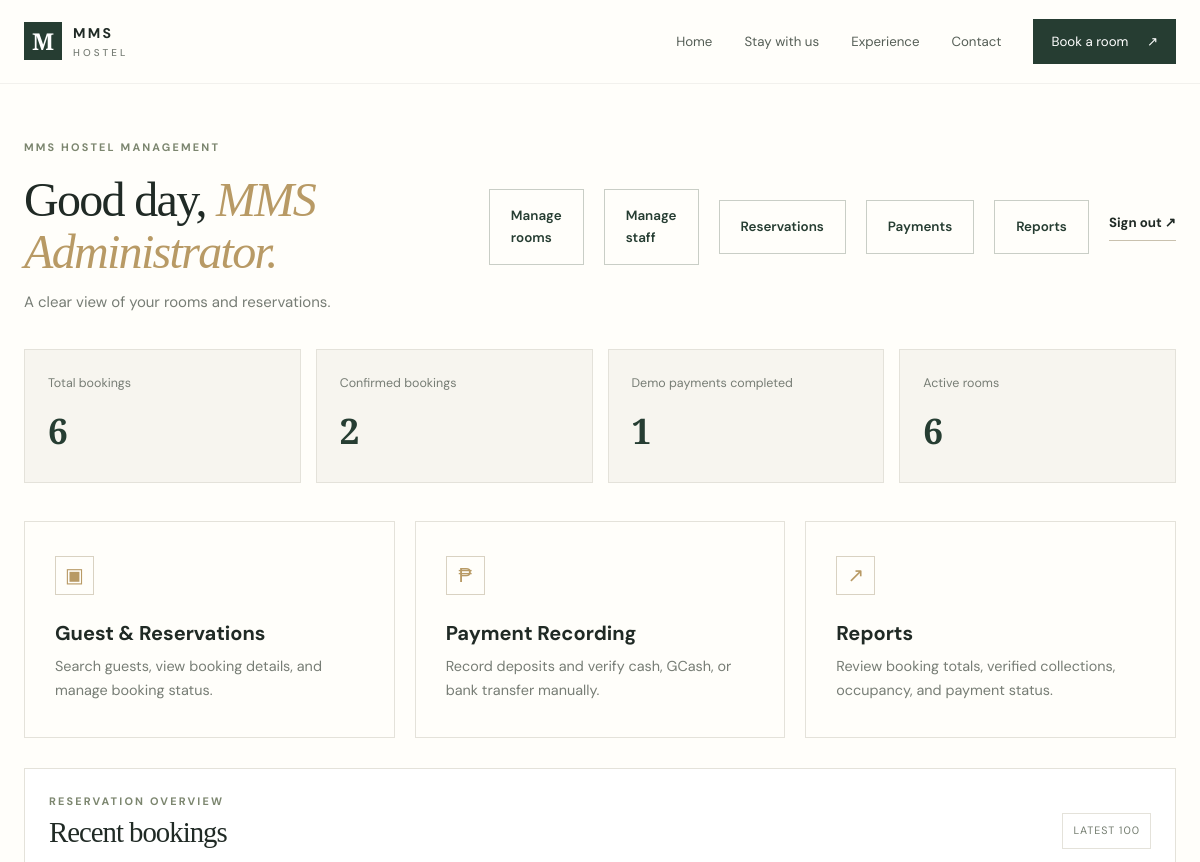
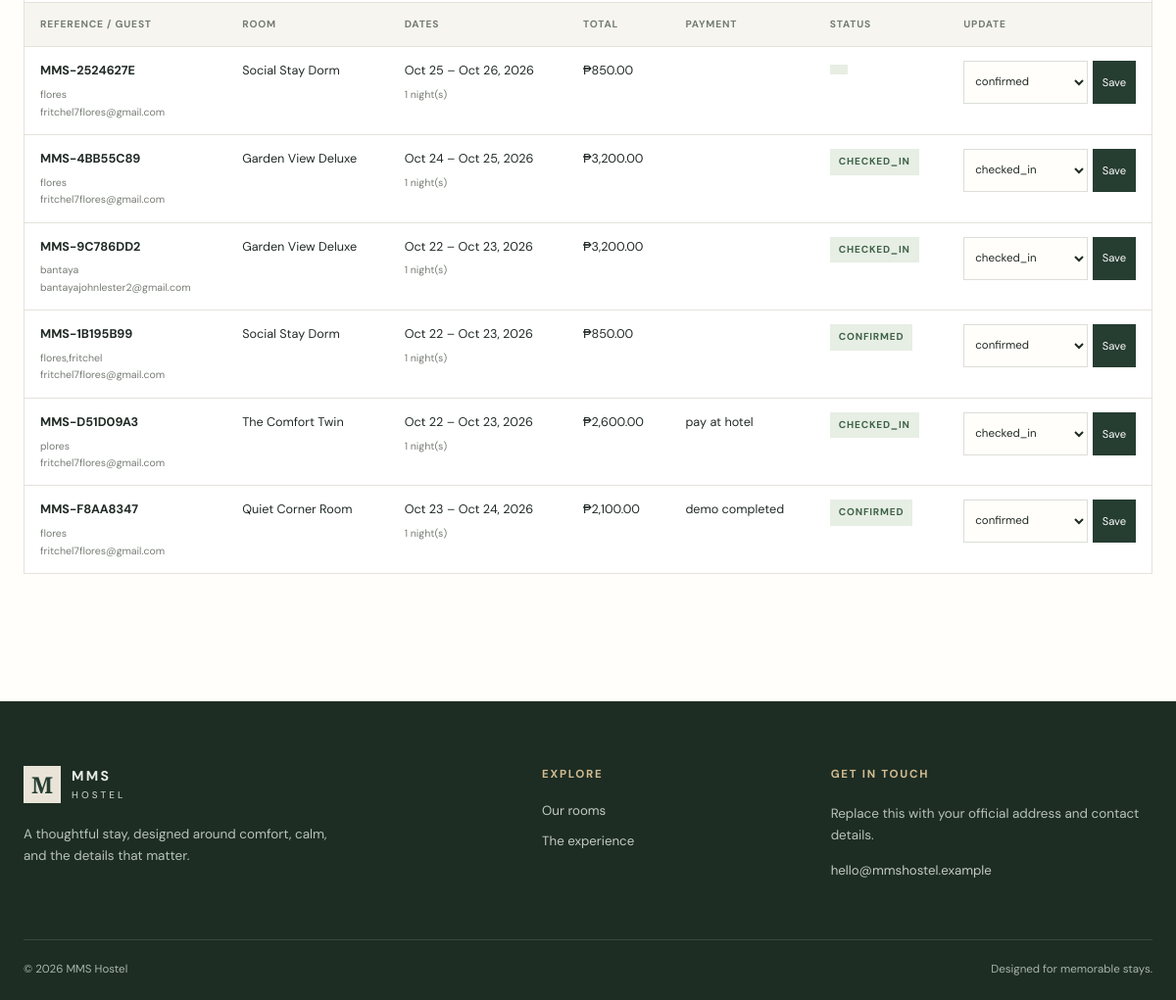
The page /admin/index.php (signed in) on the database its author committed (2 pictures, top to bottom).
### tables this page shows
CREATE TABLE `bookings` (
  `id` bigint(20) UNSIGNED NOT NULL,
  `booking_code` varchar(30) NOT NULL,
  `room_id` int(10) UNSIGNED NOT NULL,
  `guest_name` varchar(160) NOT NULL,
  `guest_email` varchar(190) NOT NULL,
  `guest_phone` varchar(50) DEFAULT NULL,
  `check_in` date NOT NULL,
  `check_out` date NOT NULL,
  `guests` tinyint(3) UNSIGNED NOT NULL,
  `nights` smallint(5) UNSIGNED NOT NULL,
  `total_amount` decimal(10,2) NOT NULL,
  `payment_method` enum('pay_at_hotel','online_demo') NOT NULL DEFAULT 'pay_at_hotel',
  `payment_status` enum('pay_at_hotel','pending_demo','demo_completed') NOT NULL DEFAULT 'pay_at_hotel',
  `status` enum('confirmed','checked_in','completed','cancelled') NOT NULL DEFAULT 'confirmed',
  `created_at` timestamp NOT NULL DEFAULT current_timestamp(),
  `payment_reference` varchar(120) DEFAULT NULL
);

CREATE TABLE `rooms` (
  `id` int(10) UNSIGNED NOT NULL,
  `name` varchar(160) NOT NULL,
  `room_type` enum('private','shared') NOT NULL DEFAULT 'private',
  `price_per_night` decimal(10,2) NOT NULL,
  `capacity` tinyint(3) UNSIGNED NOT NULL DEFAULT 2,
  `bed_info` varchar(160) NOT NULL DEFAULT '',
  `description` text NOT NULL,
  `amenities` varchar(500) NOT NULL DEFAULT '',
  `image_url` varchar(500) NOT NULL,
  `is_active` tinyint(1) NOT NULL DEFAULT 1,
  `featured` tinyint(1) NOT NULL DEFAULT 0,
  `created_at` timestamp NOT NULL DEFAULT current_timestamp()
);

### includes/functions.php (called while the page is built, shortened)
<?php
function e(?string $value): string {
    return htmlspecialchars((string)$value, ENT_QUOTES | ENT_SUBSTITUTE, 'UTF-8');
}
function money(float|string $amount): string {
    return '₱' . number_format((float)$amount, 2);
}

### admin/index.php (the view, shortened to what this page needs)
<?php
require_once __DIR__ . '/../includes/functions.php';
$pdo = db();
$counts = $pdo->query("
    SELECT
        COUNT(*) AS bookings,
        COALESCE(SUM(status = 'confirmed'), 0) AS confirmed,
        COALESCE(SUM(payment_status = 'demo_completed'), 0) AS demo_paid
    FROM bookings
")->fetch();
$bookings = $pdo->query("
    SELECT b.*, r.name AS room_name
    FROM bookings b
    JOIN rooms r ON r.id = b.room_id
    ORDER BY b.created_at DESC
    LIMIT 100
")->fetchAll();
include __DIR__ . '/../includes/header.php';
?>
<section class="admin-page container">
    <div class="admin-heading">
        <div>
            <p class="eyebrow">MMS HOSTEL MANAGEMENT</p>
            <h1>
                Good day,
                <em><?= e($_SESSION['admin_name'] ?? 'Admin') ?>.</em>
            </h1>
            <p class="muted">
                A clear view of your rooms and reservations.
            </p>
        </div>
        <div class="admin-actions">
            <a class="button button-outline"
               href="<?= BASE_URL ?>/admin/rooms.php">Manage rooms</a>
            <a class="button button-outline"
               href="<?= BASE_URL ?>/admin/staff.php">Manage staff</a>
            <a class="button button-outline"
               href="<?= BASE_URL ?>/admin/reservations.php">Reservations</a>
            <a class="button button-outline"
               href="<?= BASE_URL ?>/admin/payments.php">Payments</a>
            <a class="button button-outline"
               href="<?= BASE_URL ?>/admin/reports.php">Reports</a>
            <a class="text-link"
               href="<?= BASE_URL ?>/admin/logout.php">Sign out ↗</a>
        </div>
    </div>
    <div class="stats-grid">
        <div class="stat-card">
            <span>Total bookings</span>
            <strong><?= (int) $counts['bookings'] ?></strong>
        </div>
        <div class="stat-card">
            <span>Confirmed bookings</span>
            <strong><?= (int) $counts['confirmed'] ?></strong>
        </div>
        <div class="stat-card">
            <span>Demo payments completed</span>
            <strong><?= (int) $counts['demo_paid'] ?></strong>
        </div>
        <div class="stat-card">
            <span>Active rooms</span>
            <strong>
                <?= (int) $pdo->query(
                    "SELECT COUNT(*) FROM rooms WHERE is_active = 1"
                )->fetchColumn() ?>
            </strong>
        </div>
    </div>
    <div class="feature-grid admin-module-links"
         style="margin-bottom:30px">
        <a class="feature-card"
           href="<?= BASE_URL ?>/admin/reservations.php">
            <div class="feature-icon">▣</div>
            <h3>Guest &amp; Reservations</h3>
            <p>
                Search guests, view booking details, and manage booking status.
            </p>
        </a>
        <a class="feature-card"
           href="<?= BASE_URL ?>/admin/payments.php">
            <div class="feature-icon">₱</div>
            <h3>Payment Recording</h3>
            <p>
                Record deposits and verify cash, GCash, or bank transfer manually.
            </p>
        </a>
        <a class="feature-card"
           href="<?= BASE_URL ?>/admin/reports.php">
            <div class="feature-icon">↗</div>
            <h3>Reports</h3>
            <p>
                Review booking totals, verified collections, occupancy,
                and payment status.
            </p>
        </a>
    </div>
    <div class="admin-table-wrap">
        <div class="table-heading">
            <div>
                <p class="eyebrow">RESERVATION OVERVIEW</p>
                <h2>Recent bookings</h2>
            </div>
            <span class="results-tag">Latest 100</span>
        </div>
        <div class="table-scroll">
            <table>
                <thead>
                    <tr>
                        <th>Reference / Guest</th>
                        <th>Room</th>
                        <th>Dates</th>
                        <th>Total</th>
                        <th>Payment</th>
                        <th>Status</th>
                        <th>Update</th>
                    </tr>
                </thead>
                <tbody>
                    <?php foreach ($bookings as $b): ?>
                        <tr>
                            <td>
                                <strong><?= e($b['booking_code']) ?></strong>
                                <small>
                                    <?= e($b['guest_name']) ?><br>
                                    <?= e($b['guest_email']) ?>
                                </small>
                            </td>
                            <td><?= e($b['room_name']) ?></td>
                            <td>
                                <?= date('M j', strtotime($b['check_in'])) ?>
                                –
                                <?= date('M j, Y', strtotime($b['check_out'])) ?>
                                <small>
                                    <?= (int) $b['nights'] ?> night(s)
                                </small>
                            </td>
                            <td><?= money($b['total_amount']) ?></td>
                            <td>
                                <?= e(
                                    str_replace('_', ' ', $b['payment_status'])
                                ) ?>
                            </td>
                            <td>
                                <span class="status-pill">
                                    <?= e($b['status']) ?>
                                </span>
                            </td>
                            <td>
                                <form method="post" class="inline-status">
                                    <select name="status"
                                            aria-label="Booking status">
                                        <?php foreach (
                                            [
                                                'confirmed',
                                                'checked_in',
                                                'completed',
                                                'cancelled'
                                            ] as $s
                                        ): ?>
                                            <option
                                                value="<?= e($s) ?>"
                                                <?= $b['status'] === $s
                                                    ? 'selected'
                                                    : '' ?>
                                            >
                                                <?= e($s) ?>
                                            </option>
                                        <?php endforeach; ?>
                                    </select>
                                    <button type="submit" class="small-button">
                                        Save
                                    </button>
                                </form>
                            </td>
                        </tr>
                    <?php endforeach; ?>
                </tbody>
            </table>
        </div>
    </div>
</section>
<?php include __DIR__ . '/../includes/footer.php'; ?>

### includes/header.php (shortened to what this page needs)
<?php
require_once __DIR__ . '/functions.php';
?>
<!doctype html>
<html lang="en">
<head>
  <link rel="stylesheet" href="<?= BASE_URL ?>/assets/css/style.css">
</head>
<body>
<header class="site-header">
  <div class="container nav-wrap">
    <a class="brand" href="<?= BASE_URL ?>/index.php"><span class="brand-mark">M</span><span>MMS <em>HOSTEL</em></span></a>
    <nav class="main-nav">
      <a href="<?= BASE_URL ?>/index.php">Home</a>
      <a href="<?= BASE_URL ?>/rooms.php">Stay with us</a>
      <a href="<?= BASE_URL ?>/index.php#experience">Experience</a>
      <a href="<?= BASE_URL ?>/index.php#contact">Contact</a>
      <a class="nav-cta" href="<?= BASE_URL ?>/rooms.php">Book a room <span>↗</span></a>
    </nav>
  </div>
</header>
<main>

### includes/footer.php (shortened to what this page needs)
</main>
<footer class="site-footer" id="contact">
  <div class="container footer-grid">
    <div><a class="brand brand-light" href="<?= BASE_URL ?>/index.php"><span class="brand-mark">M</span><span>MMS <em>HOSTEL</em></span></a><p>A thoughtful stay, designed around comfort, calm, and the details that matter.</p></div>
    <div><h4>Explore</h4><a href="<?= BASE_URL ?>/rooms.php">Our rooms</a><a href="<?= BASE_URL ?>/index.php#experience">The experience</a></div>
    <div><h4>Get in touch</h4><p>Replace this with your official address and contact details.</p><a href="mailto:hello@mmshostel.example">hello@mmshostel.example</a></div>
  </div>
  <div class="container footer-bottom"><span>© <?= date('Y') ?> MMS Hostel</span><span>Designed for memorable stays.</span></div>
</footer>
</body>
</html>

### rows shown on the page
bookings: booking_code "MMS-2524627E", guest_name "flores", guest_email "fritchel7flores@gmail.com", room.name "Social Stay Dorm", check_in "Oct 25", check_out "Oct 26, 2026", nights "1", total_amount "₱850.00"
bookings: booking_code "MMS-4BB55C89", guest_name "flores", guest_email "fritchel7flores@gmail.com", room.name "Garden View Deluxe", check_in "Oct 24", check_out "Oct 25, 2026", nights "1", total_amount "₱3,200.00", status "CHECKED_IN"
bookings: booking_code "MMS-9C786DD2", guest_name "bantaya", guest_email "bantayajohnlester2@gmail.com", room.name "Garden View Deluxe", check_in "Oct 22", check_out "Oct 23, 2026", nights "1", total_amount "₱3,200.00", status "CHECKED_IN"
bookings: booking_code "MMS-1B195B99", guest_name "flores,fritchel", guest_email "fritchel7flores@gmail.com", room.name "Social Stay Dorm", check_in "Oct 22", check_out "Oct 23, 2026", nights "1", total_amount "₱850.00", status "CONFIRMED"
bookings: booking_code "MMS-D51D09A3", guest_name "plores", guest_email "fritchel7flores@gmail.com", room.name "The Comfort Twin", check_in "Oct 22", check_out "Oct 23, 2026", nights "1", total_amount "₱2,600.00", payment_status "pay at hotel", status "CHECKED_IN"
bookings: booking_code "MMS-F8AA8347", guest_name "flores", guest_email "fritchel7flores@gmail.com", room.name "Quiet Corner Room", check_in "Oct 23", check_out "Oct 24, 2026", nights "1", total_amount "₱2,100.00", payment_status "demo completed", status "CONFIRMED"

### other values the page prints
$_SESSION['admin_name'] "MMS Administrator"
$counts['bookings'] "6"
$counts['confirmed'] "2"
$counts['demo_paid'] "1"
form field status "confirmed"
form field status "checked_in"
